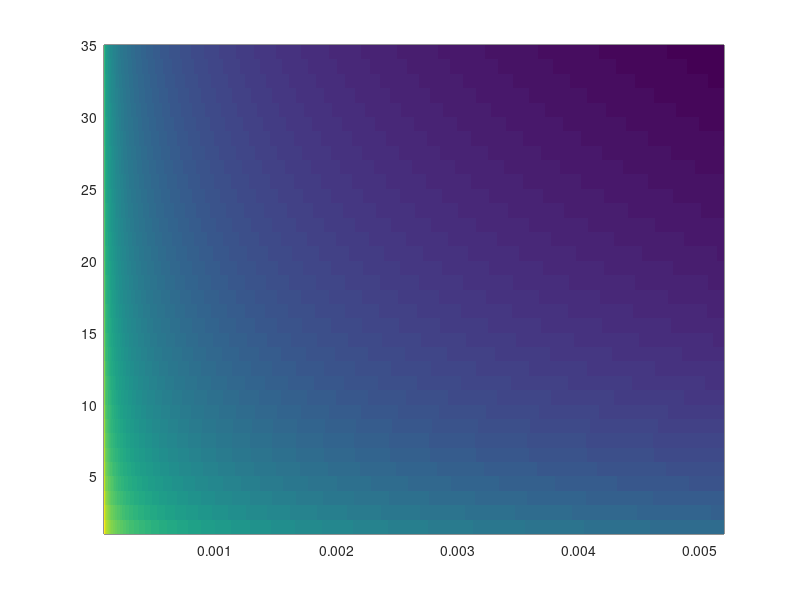

Here is the MATLAB script that generated this plot:
latitude = 33;
f0 = 2 * 7.2921E-5 * sin( latitude*pi/180 );

j_star = 3;
L_gm = 1.3e3; % thermocline exponential scale, meters
invT_gm = 5.2e-3; % reference buoyancy frequency, radians/seconds
E_gm = 6.3e-5; % non-dimensional energy parameter
E = L_gm*L_gm*L_gm*invT_gm*invT_gm*E_gm;
N0 = invT_gm;

H = (j_star+(1:3000)).^(-5/2);
H_norm = 1/sum(H);
B_norm = 1/atan(sqrt(N0*N0/(f0*f0)-1));


GM2D_uv_int = @(omega0,omega1,j) E*H_norm*B_norm*((j+j_star).^(-5/2))*( f0*sqrt(omega1*omega1-f0*f0)/(2*omega1*omega1) - (3/2)*atan(f0/sqrt(omega1*omega1-f0*f0)) - f0*sqrt(omega0*omega0-f0*f0)/(2*omega0*omega0) + (3/2)*atan(f0/sqrt(omega0*omega0-f0*f0)));
GM2D_w_int = @(omega0,omega1,j) E*H_norm*B_norm*((j+j_star).^(-5/2))*( f0*sqrt(omega1*omega1-f0*f0) - f0*f0*atan(f0/sqrt(omega1*omega1-f0*f0)) - f0*sqrt(omega0*omega0-f0*f0) + f0*f0*atan(f0/sqrt(omega0*omega0-f0*f0)));
GM2D_zeta_int = @(omega0,omega1,j) E*H_norm*B_norm*((j+j_star).^(-5/2))*( ((omega1*omega1-f0*f0)^(3/2))/(2*f0*omega1*omega1) - (1/2)*atan(f0/sqrt(omega1*omega1-f0*f0)) - sqrt(omega1*omega1-f0*f0)/(2*f0) - ((omega0*omega0-f0*f0)^(3/2))/(2*f0*omega0*omega0) + (1/2)*atan(f0/sqrt(omega0*omega0-f0*f0)) + sqrt(omega0*omega0-f0*f0)/(2*f0) );

omegaAxis = linspace(f0,N0,1000)';
modeAxis = (1:35)';

HKE = zeros(length(omegaAxis),length(modeAxis));
for j = modeAxis
   for iOmega = 1:(length(omegaAxis)-1)
       HKE(iOmega,j) = GM2D_uv_int(omegaAxis(iOmega),omegaAxis(iOmega+1),j);
   end
end

figure
pcolor(omegaAxis,modeAxis,log10(HKE/E)')
shading flat